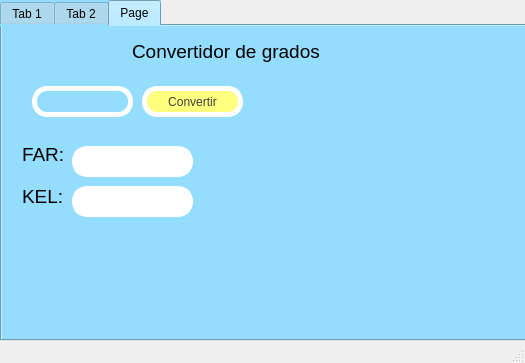
<?xml version="1.0" encoding="UTF-8"?>
<ui version="4.0">
 <class>MainWindow</class>
 <widget class="QMainWindow" name="MainWindow">
  <property name="geometry">
   <rect>
    <x>0</x>
    <y>0</y>
    <width>525</width>
    <height>363</height>
   </rect>
  </property>
  <property name="windowTitle">
   <string>MainWindow</string>
  </property>
  <widget class="QWidget" name="centralwidget">
   <widget class="QTabWidget" name="tabWidget">
    <property name="geometry">
     <rect>
      <x>0</x>
      <y>0</y>
      <width>531</width>
      <height>341</height>
     </rect>
    </property>
    <property name="styleSheet">
     <string notr="true">background-color: rgb(148, 221, 255);</string>
    </property>
    <property name="currentIndex">
     <number>2</number>
    </property>
    <widget class="QWidget" name="tab_length_2">
     <attribute name="title">
      <string>Tab 1</string>
     </attribute>
     <widget class="QLabel" name="label">
      <property name="geometry">
       <rect>
        <x>120</x>
        <y>10</y>
        <width>261</width>
        <height>21</height>
       </rect>
      </property>
      <property name="font">
       <font>
        <pointsize>14</pointsize>
       </font>
      </property>
      <property name="text">
       <string>Convertidor de metros</string>
      </property>
     </widget>
     <widget class="QLabel" name="label_cm">
      <property name="geometry">
       <rect>
        <x>80</x>
        <y>100</y>
        <width>121</width>
        <height>41</height>
       </rect>
      </property>
      <property name="font">
       <font>
        <pointsize>14</pointsize>
       </font>
      </property>
      <property name="styleSheet">
       <string notr="true">border: 5px solid white;
background-color: rgb(255, 255, 255);
border-radius: 15px;</string>
      </property>
      <property name="text">
       <string/>
      </property>
     </widget>
     <widget class="QLabel" name="label_km">
      <property name="geometry">
       <rect>
        <x>80</x>
        <y>150</y>
        <width>91</width>
        <height>41</height>
       </rect>
      </property>
      <property name="font">
       <font>
        <pointsize>14</pointsize>
       </font>
      </property>
      <property name="styleSheet">
       <string notr="true">border: 5px solid white;
background-color: rgb(255, 255, 255);
border-radius: 15px;</string>
      </property>
      <property name="text">
       <string/>
      </property>
     </widget>
     <widget class="QPushButton" name="btn_long">
      <property name="geometry">
       <rect>
        <x>130</x>
        <y>60</y>
        <width>101</width>
        <height>31</height>
       </rect>
      </property>
      <property name="styleSheet">
       <string notr="true">border: 5px solid white;
color: rgb(65, 65, 65);
    color: white;
background-color: rgb(255, 255, 127);
border-radius: 15px;
color: rgb(63, 63, 63);</string>
      </property>
      <property name="text">
       <string>Convertir</string>
      </property>
     </widget>
     <widget class="QLabel" name="label_cm_2">
      <property name="geometry">
       <rect>
        <x>40</x>
        <y>110</y>
        <width>31</width>
        <height>21</height>
       </rect>
      </property>
      <property name="font">
       <font>
        <pointsize>14</pointsize>
       </font>
      </property>
      <property name="text">
       <string>CM:</string>
      </property>
     </widget>
     <widget class="QLabel" name="label_cm_3">
      <property name="geometry">
       <rect>
        <x>40</x>
        <y>160</y>
        <width>31</width>
        <height>21</height>
       </rect>
      </property>
      <property name="font">
       <font>
        <pointsize>14</pointsize>
       </font>
      </property>
      <property name="text">
       <string>KM:</string>
      </property>
     </widget>
     <widget class="QLineEdit" name="lineEdit_length">
      <property name="geometry">
       <rect>
        <x>20</x>
        <y>60</y>
        <width>101</width>
        <height>31</height>
       </rect>
      </property>
      <property name="font">
       <font>
        <pointsize>14</pointsize>
       </font>
      </property>
      <property name="styleSheet">
       <string notr="true">border: 5px solid white;
border-radius: 15px;</string>
      </property>
     </widget>
     <widget class="QLabel" name="label_11">
      <property name="geometry">
       <rect>
        <x>390</x>
        <y>0</y>
        <width>121</width>
        <height>41</height>
       </rect>
      </property>
      <property name="text">
       <string/>
      </property>
      <property name="pixmap">
       <pixmap resource="../../Resource/resource.qrc">:/Logos/fians.png</pixmap>
      </property>
      <property name="scaledContents">
       <bool>true</bool>
      </property>
     </widget>
     <widget class="QLabel" name="label_9">
      <property name="geometry">
       <rect>
        <x>420</x>
        <y>220</y>
        <width>101</width>
        <height>61</height>
       </rect>
      </property>
      <property name="text">
       <string/>
      </property>
      <property name="pixmap">
       <pixmap resource="../../Resource/resource.qrc">:/Logos/Shelby-Logo.png</pixmap>
      </property>
      <property name="scaledContents">
       <bool>true</bool>
      </property>
     </widget>
     <widget class="QLabel" name="label_10">
      <property name="geometry">
       <rect>
        <x>0</x>
        <y>0</y>
        <width>101</width>
        <height>41</height>
       </rect>
      </property>
      <property name="text">
       <string/>
      </property>
      <property name="pixmap">
       <pixmap resource="../../Resource/resource.qrc">:/Logos/uatlogopng.png</pixmap>
      </property>
      <property name="scaledContents">
       <bool>true</bool>
      </property>
     </widget>
    </widget>
    <widget class="QWidget" name="tab_mass">
     <attribute name="title">
      <string>Tab 2</string>
     </attribute>
     <widget class="QLabel" name="label_3">
      <property name="geometry">
       <rect>
        <x>110</x>
        <y>10</y>
        <width>251</width>
        <height>31</height>
       </rect>
      </property>
      <property name="font">
       <font>
        <pointsize>14</pointsize>
       </font>
      </property>
      <property name="text">
       <string>Convertidor de gramos</string>
      </property>
     </widget>
     <widget class="QLabel" name="label_kg">
      <property name="geometry">
       <rect>
        <x>70</x>
        <y>150</y>
        <width>131</width>
        <height>31</height>
       </rect>
      </property>
      <property name="font">
       <font>
        <pointsize>14</pointsize>
       </font>
      </property>
      <property name="styleSheet">
       <string notr="true">border: 5px solid white;
background-color: rgb(255, 255, 255);
border-radius: 15px;</string>
      </property>
      <property name="text">
       <string/>
      </property>
     </widget>
     <widget class="QLabel" name="label_mg">
      <property name="geometry">
       <rect>
        <x>70</x>
        <y>110</y>
        <width>121</width>
        <height>31</height>
       </rect>
      </property>
      <property name="font">
       <font>
        <pointsize>14</pointsize>
       </font>
      </property>
      <property name="styleSheet">
       <string notr="true">border: 5px solid white;
background-color: rgb(255, 255, 255);
border-radius: 15px;</string>
      </property>
      <property name="text">
       <string/>
      </property>
     </widget>
     <widget class="QPushButton" name="btn_masa">
      <property name="geometry">
       <rect>
        <x>130</x>
        <y>60</y>
        <width>91</width>
        <height>31</height>
       </rect>
      </property>
      <property name="styleSheet">
       <string notr="true">border: 5px solid white;
color: rgb(65, 65, 65);
    color: white;
background-color: rgb(255, 255, 127);
border-radius: 15px;
color: rgb(63, 63, 63);</string>
      </property>
      <property name="text">
       <string>Convertir</string>
      </property>
     </widget>
     <widget class="QLineEdit" name="lineEdit_mass">
      <property name="geometry">
       <rect>
        <x>20</x>
        <y>60</y>
        <width>101</width>
        <height>31</height>
       </rect>
      </property>
      <property name="font">
       <font>
        <pointsize>14</pointsize>
       </font>
      </property>
      <property name="styleSheet">
       <string notr="true">border: 5px solid white;
border-radius: 15px;</string>
      </property>
     </widget>
     <widget class="QLabel" name="label_kg_2">
      <property name="geometry">
       <rect>
        <x>20</x>
        <y>110</y>
        <width>41</width>
        <height>21</height>
       </rect>
      </property>
      <property name="font">
       <font>
        <pointsize>14</pointsize>
       </font>
      </property>
      <property name="text">
       <string>MG:</string>
      </property>
     </widget>
     <widget class="QLabel" name="label_kg_3">
      <property name="geometry">
       <rect>
        <x>20</x>
        <y>150</y>
        <width>41</width>
        <height>21</height>
       </rect>
      </property>
      <property name="font">
       <font>
        <pointsize>14</pointsize>
       </font>
      </property>
      <property name="text">
       <string>KG:</string>
      </property>
     </widget>
     <widget class="QLabel" name="label_8">
      <property name="geometry">
       <rect>
        <x>390</x>
        <y>10</y>
        <width>121</width>
        <height>41</height>
       </rect>
      </property>
      <property name="text">
       <string/>
      </property>
      <property name="pixmap">
       <pixmap resource="../../Resource/resource.qrc">:/Logos/fians.png</pixmap>
      </property>
      <property name="scaledContents">
       <bool>true</bool>
      </property>
     </widget>
     <widget class="QLabel" name="label_6">
      <property name="geometry">
       <rect>
        <x>430</x>
        <y>210</y>
        <width>101</width>
        <height>61</height>
       </rect>
      </property>
      <property name="text">
       <string/>
      </property>
      <property name="pixmap">
       <pixmap resource="../../Resource/resource.qrc">:/Logos/Shelby-Logo.png</pixmap>
      </property>
      <property name="scaledContents">
       <bool>true</bool>
      </property>
     </widget>
     <widget class="QLabel" name="label_7">
      <property name="geometry">
       <rect>
        <x>0</x>
        <y>0</y>
        <width>101</width>
        <height>41</height>
       </rect>
      </property>
      <property name="text">
       <string/>
      </property>
      <property name="pixmap">
       <pixmap resource="../../Resource/resource.qrc">:/Logos/uatlogopng.png</pixmap>
      </property>
      <property name="scaledContents">
       <bool>true</bool>
      </property>
     </widget>
    </widget>
    <widget class="QWidget" name="tab_time">
     <attribute name="title">
      <string>Page</string>
     </attribute>
     <widget class="QLabel" name="label_2">
      <property name="geometry">
       <rect>
        <x>130</x>
        <y>10</y>
        <width>251</width>
        <height>31</height>
       </rect>
      </property>
      <property name="font">
       <font>
        <pointsize>14</pointsize>
       </font>
      </property>
      <property name="text">
       <string>Convertidor de grados</string>
      </property>
     </widget>
     <widget class="QLabel" name="label_fahrenheit">
      <property name="geometry">
       <rect>
        <x>70</x>
        <y>120</y>
        <width>121</width>
        <height>31</height>
       </rect>
      </property>
      <property name="font">
       <font>
        <pointsize>14</pointsize>
       </font>
      </property>
      <property name="styleSheet">
       <string notr="true">border: 5px solid white;
background-color: rgb(255, 255, 255);
border-radius: 15px;</string>
      </property>
      <property name="text">
       <string/>
      </property>
     </widget>
     <widget class="QLabel" name="label_kelvin">
      <property name="geometry">
       <rect>
        <x>70</x>
        <y>160</y>
        <width>121</width>
        <height>31</height>
       </rect>
      </property>
      <property name="font">
       <font>
        <pointsize>14</pointsize>
       </font>
      </property>
      <property name="styleSheet">
       <string notr="true">border: 5px solid white;
background-color: rgb(255, 255, 255);
border-radius: 15px;</string>
      </property>
      <property name="text">
       <string/>
      </property>
     </widget>
     <widget class="QPushButton" name="btn_temp">
      <property name="geometry">
       <rect>
        <x>140</x>
        <y>60</y>
        <width>101</width>
        <height>31</height>
       </rect>
      </property>
      <property name="styleSheet">
       <string notr="true">border: 5px solid white;
color: rgb(65, 65, 65);
    color: white;
background-color: rgb(255, 255, 127);
border-radius: 15px;
color: rgb(63, 63, 63);</string>
      </property>
      <property name="text">
       <string>Convertir</string>
      </property>
     </widget>
     <widget class="QLineEdit" name="lineEdit_temperature">
      <property name="geometry">
       <rect>
        <x>30</x>
        <y>60</y>
        <width>101</width>
        <height>31</height>
       </rect>
      </property>
      <property name="font">
       <font>
        <pointsize>14</pointsize>
       </font>
      </property>
      <property name="styleSheet">
       <string notr="true">border: 5px solid white;
border-radius: 15px;</string>
      </property>
     </widget>
     <widget class="QLabel" name="label_min_2">
      <property name="geometry">
       <rect>
        <x>20</x>
        <y>120</y>
        <width>41</width>
        <height>16</height>
       </rect>
      </property>
      <property name="font">
       <font>
        <pointsize>14</pointsize>
       </font>
      </property>
      <property name="text">
       <string>FAR:</string>
      </property>
     </widget>
     <widget class="QLabel" name="label_min_3">
      <property name="geometry">
       <rect>
        <x>20</x>
        <y>160</y>
        <width>71</width>
        <height>21</height>
       </rect>
      </property>
      <property name="font">
       <font>
        <pointsize>14</pointsize>
       </font>
      </property>
      <property name="text">
       <string>KEL:</string>
      </property>
     </widget>
     <widget class="QLabel" name="label_5">
      <property name="geometry">
       <rect>
        <x>380</x>
        <y>0</y>
        <width>131</width>
        <height>41</height>
       </rect>
      </property>
      <property name="text">
       <string/>
      </property>
      <property name="pixmap">
       <pixmap resource="../../Resource/resource.qrc">:/Logos/fians.png</pixmap>
      </property>
      <property name="scaledContents">
       <bool>true</bool>
      </property>
     </widget>
     <widget class="QLabel" name="label_13">
      <property name="geometry">
       <rect>
        <x>0</x>
        <y>0</y>
        <width>101</width>
        <height>41</height>
       </rect>
      </property>
      <property name="text">
       <string/>
      </property>
      <property name="pixmap">
       <pixmap resource="../../Resource/resource.qrc">:/Logos/uatlogopng.png</pixmap>
      </property>
      <property name="scaledContents">
       <bool>true</bool>
      </property>
     </widget>
     <widget class="QLabel" name="label_4">
      <property name="geometry">
       <rect>
        <x>420</x>
        <y>210</y>
        <width>101</width>
        <height>61</height>
       </rect>
      </property>
      <property name="text">
       <string/>
      </property>
      <property name="pixmap">
       <pixmap resource="../../Resource/resource.qrc">:/Logos/Shelby-Logo.png</pixmap>
      </property>
      <property name="scaledContents">
       <bool>true</bool>
      </property>
     </widget>
     <zorder>label_min_3</zorder>
     <zorder>label_2</zorder>
     <zorder>label_fahrenheit</zorder>
     <zorder>label_kelvin</zorder>
     <zorder>btn_temp</zorder>
     <zorder>lineEdit_temperature</zorder>
     <zorder>label_min_2</zorder>
     <zorder>label_5</zorder>
     <zorder>label_13</zorder>
     <zorder>label_4</zorder>
    </widget>
   </widget>
  </widget>
  <widget class="QMenuBar" name="menubar">
   <property name="geometry">
    <rect>
     <x>0</x>
     <y>0</y>
     <width>525</width>
     <height>26</height>
    </rect>
   </property>
  </widget>
  <widget class="QStatusBar" name="statusbar"/>
 </widget>
 <resources>
  <include location="../../Resource/resource.qrc"/>
  <include location="../../Resource/resource.qrc"/>
 </resources>
 <connections/>
</ui>
